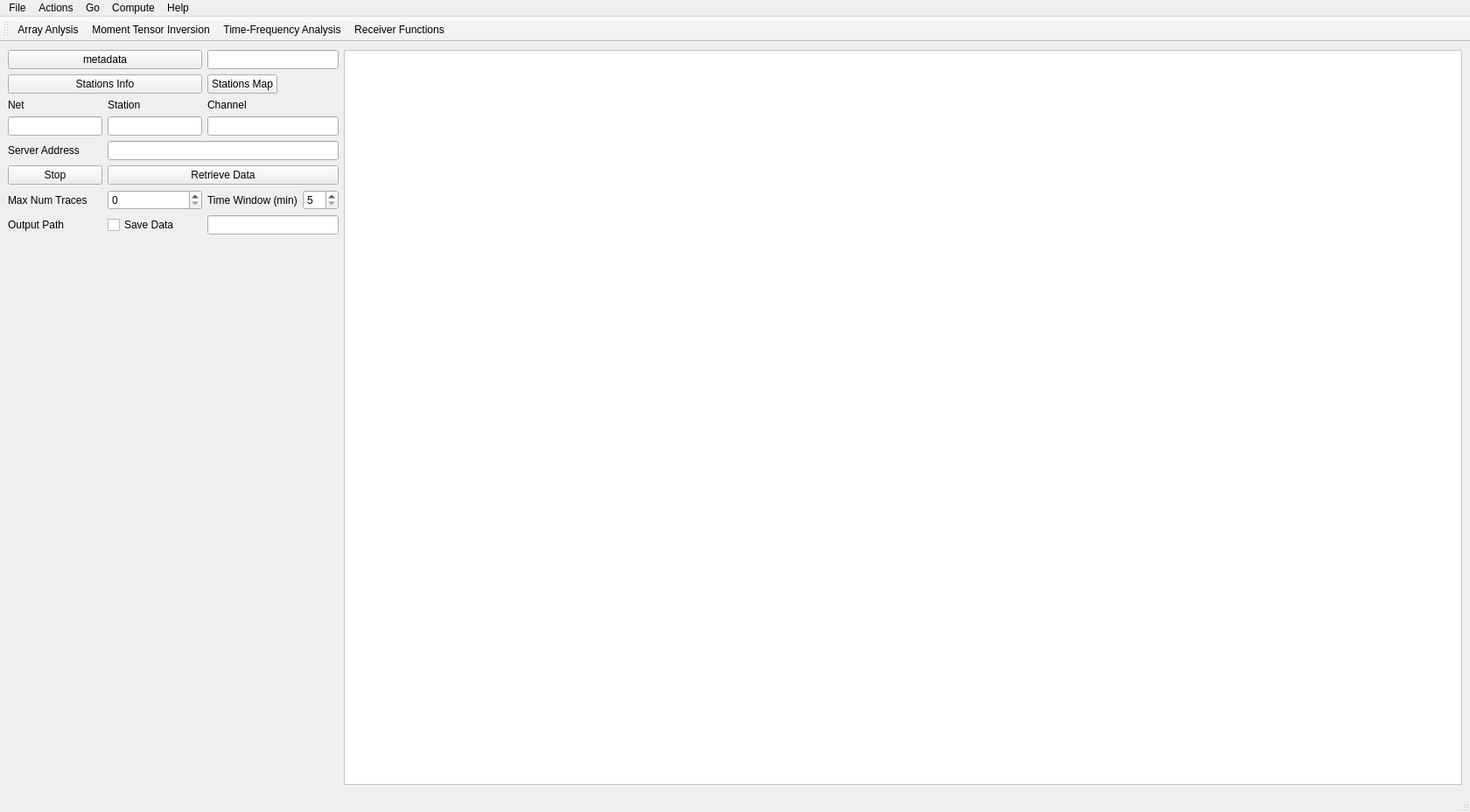
<?xml version="1.0" encoding="UTF-8"?>
<ui version="4.0">
 <class>RealTimeMainWindow</class>
 <widget class="QMainWindow" name="RealTimeMainWindow">
  <property name="geometry">
   <rect>
    <x>0</x>
    <y>0</y>
    <width>1680</width>
    <height>928</height>
   </rect>
  </property>
  <property name="windowTitle">
   <string>Real Time</string>
  </property>
  <widget class="QWidget" name="centralwidget">
   <layout class="QHBoxLayout" name="horizontalLayout">
    <item>
     <layout class="QGridLayout" name="gridLayout_2">
      <item row="1" column="2" colspan="3">
       <widget class="QPushButton" name="mapBtn">
        <property name="sizePolicy">
         <sizepolicy hsizetype="Maximum" vsizetype="Fixed">
          <horstretch>0</horstretch>
          <verstretch>0</verstretch>
         </sizepolicy>
        </property>
        <property name="text">
         <string>Stations Map</string>
        </property>
       </widget>
      </item>
      <item row="0" column="2" colspan="3">
       <widget class="QLineEdit" name="datalessPathForm">
        <property name="sizePolicy">
         <sizepolicy hsizetype="Maximum" vsizetype="Fixed">
          <horstretch>0</horstretch>
          <verstretch>0</verstretch>
         </sizepolicy>
        </property>
        <property name="maximumSize">
         <size>
          <width>16777202</width>
          <height>16777215</height>
         </size>
        </property>
        <property name="readOnly">
         <bool>true</bool>
        </property>
       </widget>
      </item>
      <item row="2" column="0">
       <widget class="QLabel" name="label_4">
        <property name="sizePolicy">
         <sizepolicy hsizetype="Minimum" vsizetype="Maximum">
          <horstretch>0</horstretch>
          <verstretch>0</verstretch>
         </sizepolicy>
        </property>
        <property name="text">
         <string>Net</string>
        </property>
       </widget>
      </item>
      <item row="3" column="0">
       <widget class="QLineEdit" name="netForm">
        <property name="sizePolicy">
         <sizepolicy hsizetype="Maximum" vsizetype="Fixed">
          <horstretch>0</horstretch>
          <verstretch>0</verstretch>
         </sizepolicy>
        </property>
       </widget>
      </item>
      <item row="7" column="0">
       <widget class="QLabel" name="label_7">
        <property name="text">
         <string>Output Path</string>
        </property>
       </widget>
      </item>
      <item row="1" column="0" colspan="2">
       <widget class="QPushButton" name="stations_infoBtn">
        <property name="text">
         <string>Stations Info</string>
        </property>
       </widget>
      </item>
      <item row="6" column="3" colspan="2">
       <widget class="QSpinBox" name="timewindowSB">
        <property name="minimum">
         <number>5</number>
        </property>
        <property name="maximum">
         <number>30</number>
        </property>
        <property name="singleStep">
         <number>5</number>
        </property>
       </widget>
      </item>
      <item row="6" column="2">
       <widget class="QLabel" name="label_3">
        <property name="text">
         <string>Time Window (min)</string>
        </property>
       </widget>
      </item>
      <item row="4" column="0">
       <widget class="QLabel" name="label">
        <property name="text">
         <string>Server Address</string>
        </property>
       </widget>
      </item>
      <item row="3" column="2" colspan="3">
       <widget class="QLineEdit" name="channelForm"/>
      </item>
      <item row="6" column="1">
       <widget class="QSpinBox" name="numTracesCB"/>
      </item>
      <item row="5" column="0">
       <widget class="QPushButton" name="stopBtn">
        <property name="text">
         <string>Stop</string>
        </property>
       </widget>
      </item>
      <item row="9" column="0" colspan="4">
       <widget class="QWidget" name="pagination_widget" native="true">
        <property name="sizePolicy">
         <sizepolicy hsizetype="Maximum" vsizetype="MinimumExpanding">
          <horstretch>0</horstretch>
          <verstretch>0</verstretch>
         </sizepolicy>
        </property>
        <property name="minimumSize">
         <size>
          <width>100</width>
          <height>20</height>
         </size>
        </property>
        <property name="maximumSize">
         <size>
          <width>400</width>
          <height>80</height>
         </size>
        </property>
        <property name="styleSheet">
         <string notr="true"/>
        </property>
        <layout class="QVBoxLayout" name="verticalLayout_4">
         <property name="spacing">
          <number>0</number>
         </property>
         <property name="leftMargin">
          <number>0</number>
         </property>
         <property name="topMargin">
          <number>0</number>
         </property>
         <property name="rightMargin">
          <number>0</number>
         </property>
         <property name="bottomMargin">
          <number>0</number>
         </property>
        </layout>
       </widget>
      </item>
      <item row="6" column="0">
       <widget class="QLabel" name="label_2">
        <property name="text">
         <string>Max Num Traces</string>
        </property>
       </widget>
      </item>
      <item row="8" column="0" colspan="5">
       <spacer name="verticalSpacer">
        <property name="orientation">
         <enum>Qt::Vertical</enum>
        </property>
        <property name="sizeHint" stdset="0">
         <size>
          <width>20</width>
          <height>40</height>
         </size>
        </property>
       </spacer>
      </item>
      <item row="5" column="1" colspan="4">
       <widget class="QPushButton" name="RetrieveBtn">
        <property name="sizePolicy">
         <sizepolicy hsizetype="Minimum" vsizetype="Fixed">
          <horstretch>0</horstretch>
          <verstretch>0</verstretch>
         </sizepolicy>
        </property>
        <property name="text">
         <string>Retrieve Data</string>
        </property>
       </widget>
      </item>
      <item row="2" column="1">
       <widget class="QLabel" name="label_5">
        <property name="sizePolicy">
         <sizepolicy hsizetype="Minimum" vsizetype="Maximum">
          <horstretch>0</horstretch>
          <verstretch>0</verstretch>
         </sizepolicy>
        </property>
        <property name="text">
         <string>Station</string>
        </property>
       </widget>
      </item>
      <item row="2" column="2" colspan="3">
       <widget class="QLabel" name="label_6">
        <property name="sizePolicy">
         <sizepolicy hsizetype="Minimum" vsizetype="Maximum">
          <horstretch>0</horstretch>
          <verstretch>0</verstretch>
         </sizepolicy>
        </property>
        <property name="text">
         <string>Channel</string>
        </property>
       </widget>
      </item>
      <item row="4" column="1" colspan="4">
       <widget class="QLineEdit" name="serverAddressForm"/>
      </item>
      <item row="3" column="1">
       <widget class="QLineEdit" name="stationForm">
        <property name="sizePolicy">
         <sizepolicy hsizetype="Maximum" vsizetype="Fixed">
          <horstretch>0</horstretch>
          <verstretch>0</verstretch>
         </sizepolicy>
        </property>
       </widget>
      </item>
      <item row="0" column="0" colspan="2">
       <widget class="QPushButton" name="selectDatalessDirBtn">
        <property name="text">
         <string>metadata</string>
        </property>
       </widget>
      </item>
      <item row="7" column="2" colspan="3">
       <widget class="QLineEdit" name="outputPathLE"/>
      </item>
      <item row="7" column="1">
       <widget class="QCheckBox" name="saveDataCB">
        <property name="text">
         <string>Save Data</string>
        </property>
       </widget>
      </item>
     </layout>
    </item>
    <item>
     <widget class="QScrollArea" name="plotMatWidget">
      <property name="styleSheet">
       <string notr="true">background-color: rgb(255, 255, 255);</string>
      </property>
      <property name="widgetResizable">
       <bool>true</bool>
      </property>
      <widget class="QWidget" name="scrollAreaWidgetContents_2">
       <property name="geometry">
        <rect>
         <x>0</x>
         <y>0</y>
         <width>1180</width>
         <height>813</height>
        </rect>
       </property>
      </widget>
     </widget>
    </item>
   </layout>
  </widget>
  <widget class="QMenuBar" name="menubar">
   <property name="geometry">
    <rect>
     <x>0</x>
     <y>0</y>
     <width>1680</width>
     <height>24</height>
    </rect>
   </property>
   <widget class="QMenu" name="menuFile">
    <property name="title">
     <string>File</string>
    </property>
    <widget class="QMenu" name="menuWrite_Files">
     <property name="title">
      <string>Write Files</string>
     </property>
     <addaction name="actionWrite_Current_Page"/>
    </widget>
    <addaction name="actionNew_location"/>
    <addaction name="separator"/>
    <addaction name="menuWrite_Files"/>
    <addaction name="separator"/>
    <addaction name="actionOpen_Settings"/>
   </widget>
   <widget class="QMenu" name="menuActions">
    <property name="title">
     <string>Actions</string>
    </property>
    <widget class="QMenu" name="menuData_Availability">
     <property name="title">
      <string>Data Availability</string>
     </property>
     <addaction name="actionOnly_a_folder"/>
     <addaction name="actionAll_tree"/>
    </widget>
    <widget class="QMenu" name="menuPicks">
     <property name="title">
      <string>Picks</string>
     </property>
     <addaction name="actionOpen_picksnew"/>
     <addaction name="actionRemove_picks"/>
    </widget>
    <addaction name="menuPicks"/>
    <addaction name="actionGet_Stations_Info"/>
    <addaction name="actionSet_Parameters"/>
    <addaction name="actionRun_picker"/>
    <addaction name="actionRun_Event_Detector"/>
    <addaction name="actionClean_selection"/>
    <addaction name="actionRemove_all_selections"/>
    <addaction name="actionClean_Events_Detected"/>
    <addaction name="actionOpen_Magnitudes_Calculator"/>
    <addaction name="actionOpen_Earth_Model_Viewer"/>
    <addaction name="menuData_Availability"/>
   </widget>
   <widget class="QMenu" name="menuGo">
    <property name="title">
     <string>Go</string>
    </property>
    <addaction name="actionArray_Anlysis"/>
    <addaction name="actionMoment_Tensor_Inversion"/>
    <addaction name="actionTime_Frequency_Analysis"/>
    <addaction name="actionReceiver_Functions"/>
   </widget>
   <widget class="QMenu" name="menuCompute">
    <property name="title">
     <string>Compute</string>
    </property>
    <addaction name="actionSTA_LTA"/>
    <addaction name="actionCWT_CF"/>
    <addaction name="actionEnvelope"/>
    <addaction name="actionSpectral_Entropy"/>
    <addaction name="actionAllSeismograms"/>
    <addaction name="actionStack"/>
    <addaction name="actionPlot_All_Seismograms"/>
   </widget>
   <widget class="QMenu" name="menuHelp">
    <property name="title">
     <string>Help</string>
    </property>
    <addaction name="actionOpen_Help"/>
   </widget>
   <addaction name="menuFile"/>
   <addaction name="menuActions"/>
   <addaction name="menuGo"/>
   <addaction name="menuCompute"/>
   <addaction name="menuHelp"/>
  </widget>
  <widget class="QStatusBar" name="statusbar"/>
  <widget class="QToolBar" name="toolBar">
   <property name="windowTitle">
    <string>toolBar</string>
   </property>
   <attribute name="toolBarArea">
    <enum>TopToolBarArea</enum>
   </attribute>
   <attribute name="toolBarBreak">
    <bool>false</bool>
   </attribute>
   <addaction name="actionArray_Anlysis"/>
   <addaction name="actionMoment_Tensor_Inversion"/>
   <addaction name="actionTime_Frequency_Analysis"/>
   <addaction name="actionReceiver_Functions"/>
  </widget>
  <action name="actionWhatever">
   <property name="text">
    <string>Whatever</string>
   </property>
  </action>
  <action name="actionNew_location">
   <property name="text">
    <string>New Location</string>
   </property>
  </action>
  <action name="actionSettings">
   <property name="text">
    <string>Settings</string>
   </property>
  </action>
  <action name="actionGet_Stations_Info">
   <property name="text">
    <string>Get Stations Info</string>
   </property>
  </action>
  <action name="actionSet_Parameters">
   <property name="text">
    <string>Macro</string>
   </property>
   <property name="shortcut">
    <string>Ctrl+L</string>
   </property>
  </action>
  <action name="actionTrim">
   <property name="text">
    <string>Trim</string>
   </property>
  </action>
  <action name="actionTrim_2">
   <property name="checkable">
    <bool>true</bool>
   </property>
   <property name="text">
    <string>Trim</string>
   </property>
  </action>
  <action name="actionArray_Anlysis">
   <property name="icon">
    <iconset>
     <normalon>:/icons/signal-icon.png</normalon>
    </iconset>
   </property>
   <property name="text">
    <string>Array Anlysis</string>
   </property>
  </action>
  <action name="actionMoment_Tensor_Inversion">
   <property name="icon">
    <iconset>
     <normalon>:/icons/tensor-icon.png</normalon>
    </iconset>
   </property>
   <property name="text">
    <string>Moment Tensor Inversion</string>
   </property>
  </action>
  <action name="actionTime_Frequency_Analysis">
   <property name="icon">
    <iconset>
     <normalon>:/icons/seosmogram-icon.png</normalon>
    </iconset>
   </property>
   <property name="text">
    <string>Time-Frequency Analysis</string>
   </property>
  </action>
  <action name="actionReceiver_Functions">
   <property name="icon">
    <iconset>
     <normalon>:/icons/rf-icon.png</normalon>
    </iconset>
   </property>
   <property name="text">
    <string>Receiver Functions</string>
   </property>
  </action>
  <action name="actionSTA_LTA">
   <property name="text">
    <string>STA/LTA</string>
   </property>
  </action>
  <action name="actionCWT_CF">
   <property name="text">
    <string>CWT (CFs)</string>
   </property>
  </action>
  <action name="actionWrite_Current_Page">
   <property name="text">
    <string>Write Current Page</string>
   </property>
  </action>
  <action name="actionWrite_All">
   <property name="text">
    <string>Write All</string>
   </property>
  </action>
  <action name="actionEnvelope">
   <property name="text">
    <string>Envelope</string>
   </property>
  </action>
  <action name="actionClean_selection">
   <property name="text">
    <string>Clean selection</string>
   </property>
   <property name="shortcut">
    <string>Ctrl+O</string>
   </property>
  </action>
  <action name="actionOpen_Magnitudes_Calculator">
   <property name="text">
    <string>Open Magnitudes Calculator</string>
   </property>
   <property name="shortcut">
    <string>Ctrl+M</string>
   </property>
  </action>
  <action name="actionRun_picker">
   <property name="text">
    <string>Run picker</string>
   </property>
  </action>
  <action name="actionRun_Event_Detector">
   <property name="text">
    <string>Run Event Detector</string>
   </property>
  </action>
  <action name="actionOpen_Settings">
   <property name="text">
    <string>Open Settings</string>
   </property>
  </action>
  <action name="actionAllSeismograms">
   <property name="text">
    <string>All Seismograms</string>
   </property>
   <property name="shortcut">
    <string/>
   </property>
  </action>
  <action name="actionSpectral_Entropy">
   <property name="text">
    <string>Spectral Entropy</string>
   </property>
  </action>
  <action name="actionRemove_all_selections">
   <property name="text">
    <string>Remove all selections</string>
   </property>
   <property name="shortcut">
    <string>Ctrl+J</string>
   </property>
  </action>
  <action name="actionStack">
   <property name="text">
    <string>Stack</string>
   </property>
   <property name="shortcut">
    <string>Ctrl+B</string>
   </property>
  </action>
  <action name="actionEarth_Model_Viewer">
   <property name="text">
    <string>Earth Model Viewer</string>
   </property>
  </action>
  <action name="actionOpen_Earth_Model_Viewer">
   <property name="text">
    <string>Open Earth Model Viewer</string>
   </property>
  </action>
  <action name="actionOpen_Help">
   <property name="text">
    <string>Open Help</string>
   </property>
  </action>
  <action name="actionClean_Events_Detected">
   <property name="text">
    <string>Clean Events Detected</string>
   </property>
   <property name="shortcut">
    <string>Ctrl+C</string>
   </property>
  </action>
  <action name="actionPlot_All_Seismograms">
   <property name="text">
    <string>Plot All Seismograms</string>
   </property>
   <property name="shortcut">
    <string>Ctrl+N</string>
   </property>
  </action>
  <action name="actionOnly_a_folder">
   <property name="text">
    <string>Only a folder</string>
   </property>
  </action>
  <action name="actionAll_tree">
   <property name="text">
    <string>All tree</string>
   </property>
  </action>
  <action name="actionOpen_picksnew">
   <property name="text">
    <string>Open picks</string>
   </property>
  </action>
  <action name="actionRemove_picks">
   <property name="text">
    <string>Remove picks</string>
   </property>
  </action>
 </widget>
 <resources>
  <include location="../resources.qrc"/>
 </resources>
 <connections/>
</ui>
